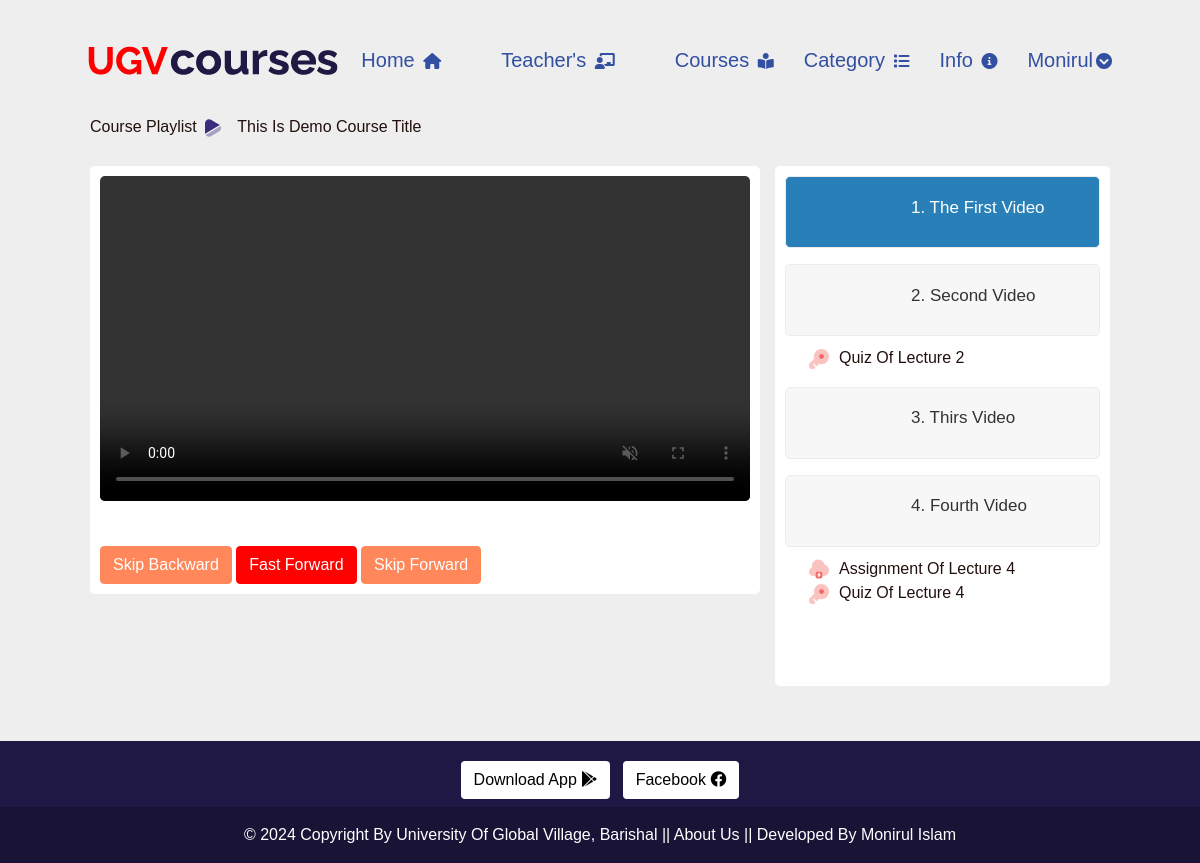
/courses/this-is-demo-course-title/playlist/ (signed in), run on an earlier commit of the app's database.
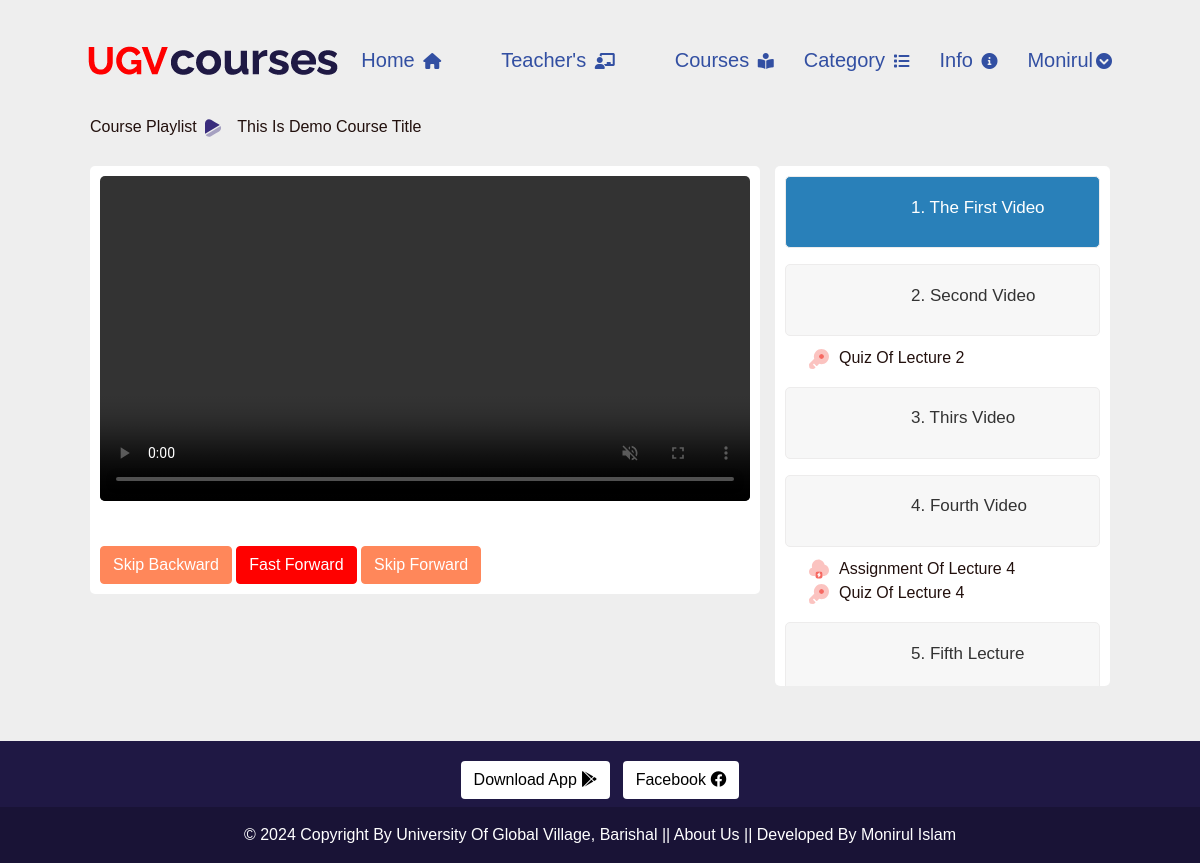
And on a later commit of the database.
### lms/models.py (models this page shows, shortened)
class Course(models.Model):
    ADVANCED = 'Advanced'
    INTERMEDIATE = 'Intermediate'
    BASIC = 'Basic'
    SKILL_CHOICES = [
        (ADVANCED,'Advanced'),
        (INTERMEDIATE,'Intermediate'),
        ( BASIC ,'Basic'),
    ]
    BANGLA = 'Bangla'
    ENGLISH = 'English'
    LANGUAGE_CHOOSE = [
        (BANGLA ,'Bangla'),
        (ENGLISH ,'English'),
    ]
    author = models.ForeignKey(Author, related_name='course_author', on_delete=models.CASCADE)
    category = models.ForeignKey(Category, related_name='course_category', on_delete=models.CASCADE)
    title = models.CharField(max_length=300, unique=True)
    slug = models.SlugField( max_length=350, null=True, blank=True)
    duration = models.PositiveIntegerField(default=0)
    skill_level = models.CharField(max_length=50, choices=SKILL_CHOICES, default=BASIC)
    language = models.CharField(max_length=20, choices=LANGUAGE_CHOOSE, default=BANGLA)
    course_details = RichTextField()
    banner = models.ImageField(upload_to='courses_banner/')
    course_files = models.FileField(upload_to='course_files/',null=True, blank=True)
    price = models.PositiveIntegerField(default=0)
    created_date = models.DateTimeField(auto_now_add=True)

class Video(models.Model):
    course = models.ForeignKey(Course, related_name='videos', on_delete=models.CASCADE)
    title = models.CharField(max_length=150)
    is_preview = models.BooleanField(default=False)
    video_file = models.FileField(upload_to='course_videos/')
    class_file = models.FileField(upload_to='course_files/', null=True, blank=True )
    assignment = models.FileField(upload_to='course_files/', null=True, blank=True )
    quiz = models.URLField(max_length=500, null=True, blank=True)

### lms/views.py (the view)
# urls.py: path('courses/<slug:course_slug>/playlist/', course_playlist, name='course_playlist'),
@login_required(login_url='profile')
def course_playlist(request, course_slug):
    course = get_object_or_404(Course, slug=course_slug)
    if Enrollment.objects.filter(user=request.user, course=course, approved=True).exists():
        return render(request, 'playlist.html', {'course': course})
    else:
        return redirect('courses')  # Redirect to the courses page or another appropriate page

### lms/context_processors.py (called while the page is built)
def get_all_categories(request):
    categories = Category.objects.all()
    category_counts = []
    for category in categories:
        course_count = Course.objects.filter(category=category).count()
        if course_count > 0:  # Only include non-empty categories
            category_counts.append({'category': category, 'course_count': course_count})
    context = {
        "categories":categories,
        "category_counts": category_counts,
    }
    return context

### templates/playlist.html (shortened to what this page needs)
{% extends 'base.html' %}
{% load static %}
{% block content %}
<div class="container"  >
    <p style="margin-top: 110px;">Course Playlist <img src="{% static 'assets/img/icon/video.svg' %}" class="me-2" alt=""> {{course.title}}</p>
</div>
<div class="container" style="margin-bottom: 50px;">
    <div class="main-video">
        <div class="video">
            <video oncontextmenu="return false;" id="mainVideo" controls muted autoplay></video>
            <h3 id="mainVideoTitle" class="title"></h3>
            <div class="controls">
                <button class="btn btn-primary" id="skipBackward" onclick="skipVideo(-10)">Skip Backward</button>
                <button class="btn btn-danger" id="fastForward" onclick="changePlaybackRate(2)">Fast Forward</button>
                <button class="btn btn-primary" id="skipForward" onclick="skipVideo(10)">Skip Forward</button>
            </div>
        </div>
    </div>
    <div class="video-list">
        {% for video in course.videos.all %}
            <div class="vid{% if forloop.first %} active{% endif %}">
                <video oncontextmenu="return false;" class="playlist-video" src="{{ video.video_file.url }}" muted></video>
                <h3 class="title">{{ forloop.counter }}. {{ video.title }}</h3>
              </div>
          <ol>
                {% if video.assignment %}
                <img src="{% static 'assets/img/icon/cloud.svg' %}" class="me-2" alt=""><a href="{{video.assignment.url}}">Assignment of Lecture {{ forloop.counter }}   </a><br>
                {% endif %}
                {% if video.quiz %}
                <img src="{% static 'assets/img/icon/key.svg' %}" class="me-2" alt=""><a href="{{video.quiz}}">Quiz of Lecture {{ forloop.counter }}</a>
                {% endif %}
          </ol>
        {% endfor %}
    </div>
</div>
{% endblock content %}

### templates/base.html (shortened to what this page needs)
{% load static %}
<!DOCTYPE html>
<html lang="en">
  <head>
    <link rel="stylesheet" href="{% static 'assets/css/bootstrap.min.css' %}" />
    <link
      rel="stylesheet"
      href="{% static 'assets/plugins/fontawesome/css/fontawesome.min.css' %}"
    />
    <link
      rel="stylesheet"
      href="{% static 'assets/plugins/fontawesome/css/all.min.css' %}"
    />
    <link
      rel="stylesheet"
      href="{% static 'assets/css/owl.carousel.min.css' %}"
    />
    <link
      rel="stylesheet"
      href="{% static 'assets/css/owl.theme.default.min.css' %}"
    />
    <link
      rel="stylesheet"
      href="{% static 'assets/plugins/slick/slick.css' %}"
    />
    <link
      rel="stylesheet"
      href="{% static 'assets/plugins/slick/slick-theme.css' %}"
    />
    <link
      rel="stylesheet"
      href="{% static 'assets/plugins/select2/css/select2.min.css' %}"
    />
    <link rel="stylesheet" href="{% static 'assets/plugins/aos/aos.css' %}" />
    <link rel="stylesheet" href="{% static 'assets/css/style.css' %}" />
    <link rel="stylesheet" href="{% static 'assets/css/custom.css' %}" />
  </head>
  <body >
    <div class="main-wrapper">
      {% include 'header.html' %}
      {% block content %}
      {% endblock content %}
      {% include 'footer.html' %}
    </div>
  </body>
</html>

### templates/header.html (shortened to what this page needs)
{% load static %}
  <header class="header header-two">
    <div class="header-fixed">
      <nav class="navbar navbar-expand-lg header-nav scroll-sticky">
        <div class="container">
          <div class="navbar-header">
            <a href="{% url 'home' %}" class="navbar-brand logo ">
              <img  src="{% static 'assets/img/myimg/logo.png' %}" class="myimg" alt="Logo" />
            </a>
          </div>
          <div class="main-menu-wrapper">
            <ul class="main-nav">
              <li class="has-submenu menu-effect active">
                <li><a href="{% url 'home' %}">Home <i class="fa-solid fa-house" style="font-size: 16px;"></i></a></li>
              </li>
              <li class="has-submenu menu-effect active">
                <li><a href="{% url 'author_list' %}">Teacher's <i class="fas fa-chalkboard-teacher" style="font-size: 16px;"></i></a></li>
              </li>
              <li class="has-submenu menu-effect active">
                <li><a href="{% url 'courses' %}">Courses <i class="fa-solid fa-book-open-reader" style="font-size: 16px;"></i></a></li>
              </li>
              <li class="has-submenu menu-effect" >
                <a href="javascript:void(0)">Category <i class="fa-solid fa-list" style="font-size: 16px;"></i></a>
              </li>
              <li class="has-submenu menu-effect">
                <a href="javascript:void(0)">Info <i class="fa-solid fa-circle-info" style="font-size: 16px;"></i></a>
              </li>
              {% if request.user.is_authenticated %}
              <li class="has-submenu menu-effect">
                <a href="javascript:void(0)"> {{request.user.username}}<i class="fa-solid fa-circle-chevron-down" style="font-size: 16px;"></i></a>
              </li>
              {% endif %}
            </ul>
          </div>
        </div>
      </nav>
    </div>
  </header>

### templates/footer.html (shortened to what this page needs)
{% load static %}
{% load static %}
<div  class="container-fluid my-3 custom-container">
<footer class=" text-center text-white" style="background-color: #1F1844;">
  <div class="container-fluid p-3 pb-0">
    <section class="mb-1">
      <a class="btn btn-floating m-1 "  style="background-color: white; color:black;" href="#" role="button"
        >Download App  <i class="fa-brands fa-google-play"></i>
     </a>
      <a class="btn  btn-floating m-1" style="background-color: white; color:black;" href="https://www.facebook.com/ugvbarisal/" role="button"
        > Facebook <i class="fa-brands fa-facebook"></i>
      </a>
    </section>
  </div>
  <div class="text-center p-3" style="background-color: rgba(0, 0, 0, 0.2);">
    <a  class="text-white" target="_blank" href="https://ugv.edu.bd/">© 2024 Copyright By University Of Global Village, Barishal</a> ||
    <a class="text-white"  href="{% url 'about' %}">About Us</a> ||
    <a class="text-white" target="_blank" href="https://www.facebook.com/moniruldevelopers"> Developed By Monirul Islam</a>
  </div>
</footer>
</div>

### lms/static/assets/css/custom.css (style rules this page uses)
.myimg { max-width: 250px !important; }

### templates/playlist.html (style rules this page uses)
* { margin: 0; padding: 0; box-sizing: border-box; text-transform: capitalize; font-family: Verdana, Geneva, Tahoma, sans-serif; font-weight: normal; }
body { background: #eee; }
.container { display: grid; grid-template-columns: 2fr 1fr; gap: 15px; align-items: flex-start; padding: 5px 5%; }
.container .main-video { background:#fff; border-radius: 5px; padding: 10px; }
.container .main-video video { width: 100%; border-radius: 5px; }
.container .main-video .title { color: #333; font-size: 23px; padding-top: 15px ; padding-bottom: 15px ; }
.container .video-list { background-color: #fff; border-radius: 5px; height: 520px; overflow-y: scroll; }
.container .video-list .vid video { width: 100px; border-radius: 5px; }
.container .video-list .vid { display: flex; align-items: center; gap: 15px; background: #f7f7f7; border-radius: 5px; margin: 10px; padding: 10px; border:1px solid rgb(237, 236, 236); cursor: pointer; }
.container .video-list .vid.active { background: #2980b9 ; }
.container .video-list .vid.active .title { color:#fff; }
.container .video-list .vid .title { color:#333; font-size: 17px; }

### templates/footer.html (style rules this page uses)
.custom-container { padding-left: 0; padding-right: 0; }

What changed in the data, as far as the page shows it:
added Video: title "Fifth Lecture"
